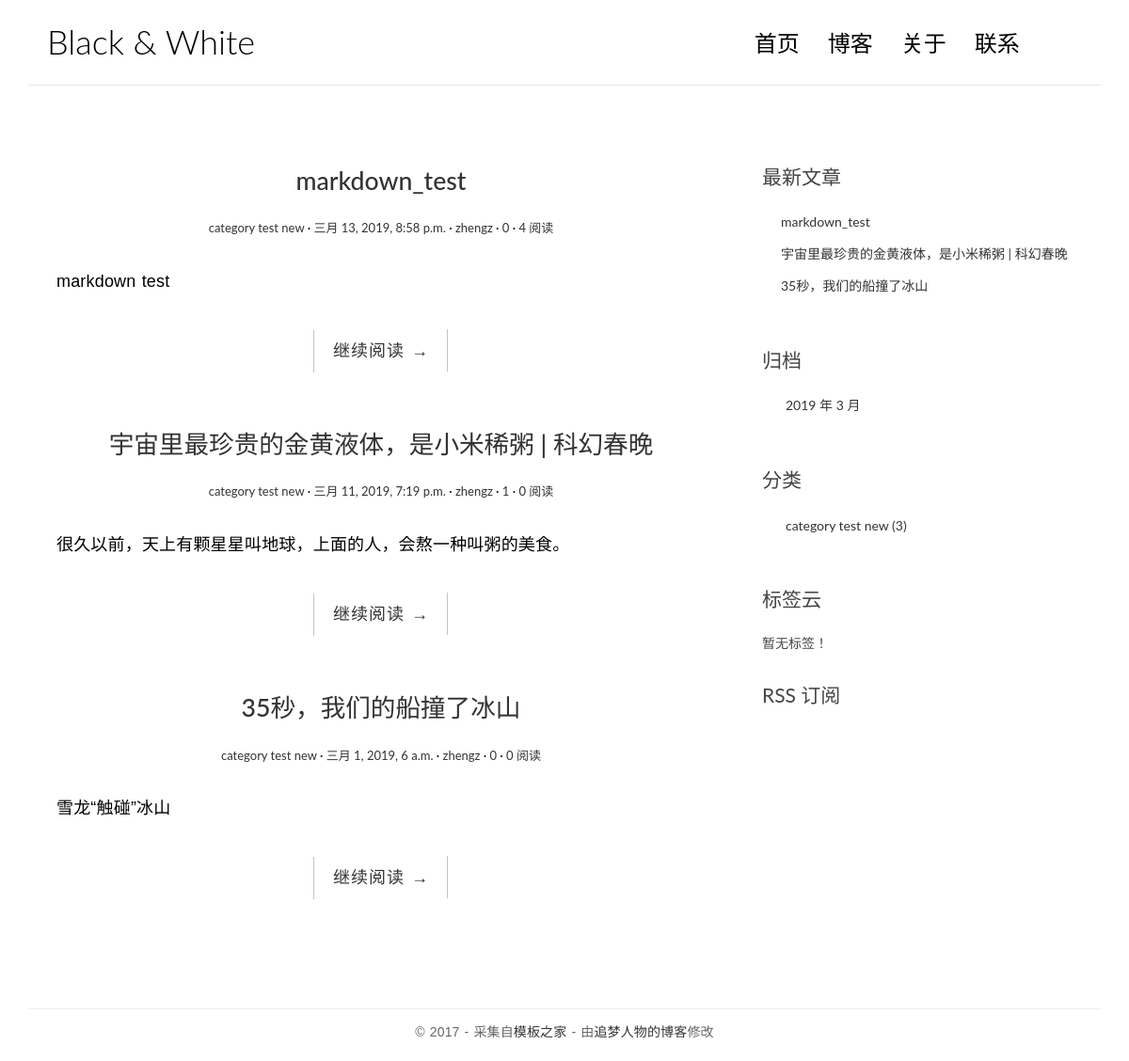
The app's page /, older data.
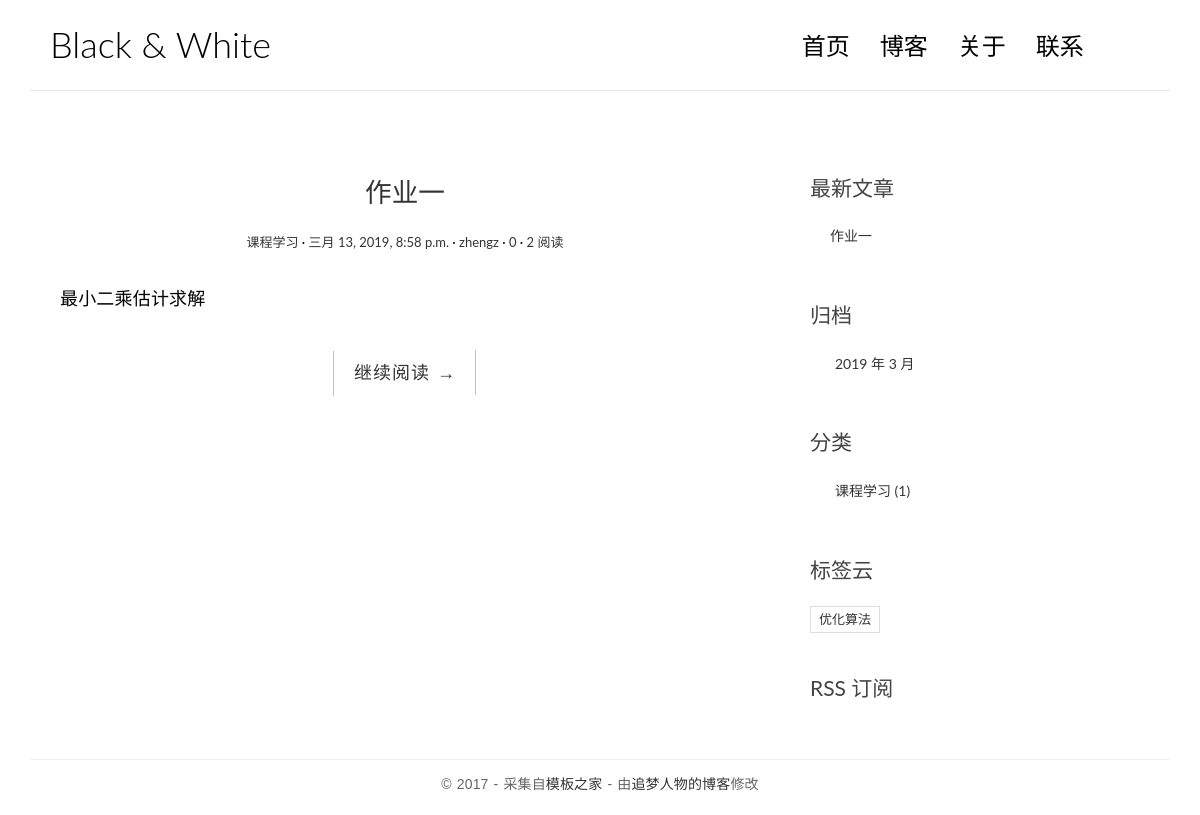
The same page, newer data.
### blog/models.py (models this page shows, shortened)
class Post(models.Model):
	title = models.CharField(max_length=70)
	body = models.TextField()
	create_time = models.DateTimeField()
	modified_time = models.DateTimeField()
	excerpt = models.CharField(max_length=200,blank=True)
	category = models.ForeignKey(Category,on_delete=models.CASCADE)
	tags = models.ManyToManyField(Tag,blank=True)
	author = models.ForeignKey(User,on_delete=models.CASCADE)
	views = models.PositiveIntegerField(default = 0) # 初始值为0
	body = models.TextField()
	excerpt = models.CharField(max_length=200,blank=True)
	def get_absolute_url(self):
		return reverse("blog:detail", kwargs={"pk": self.pk})
	class Meta:
		ordering = ['create_time']

class Category(models.Model):
	name = models.CharField(max_length=100)

class Tag(models.Model):
	name = models.CharField(max_length=100)

### blog/views.py (the view, shortened to what this page needs)
# urls.py: path(r'',views.IndexView.as_view(),name='index'),# 以空字符串开头且以空字符串结尾
class IndexView(ListView):
	model = Post
	template_name = 'blog/index.html'
	context_object_name = 'post_list'
	paginate_by = 10
	def get_queryset(self):
		return super(IndexView,self).get_queryset().order_by('-create_time')
	def get_context_data(self,**kwargs):
		context = super().get_context_data(**kwargs)
		paginator = context.get('paginator')
		page = context.get('page_obj')
		is_paginated = context.get('is_paginated')
		pagination_data = self.pagination_data(paginator,page,is_paginated)
		context.update(pagination_data)
		return context
	def pagination_data(self,paginator,page,is_paginated):
		if not is_paginated:
			return {}

### blog/templatetags/blog_tags.py (called while the page is built)
@register.simple_tag
def get_recent_posts(num=5):
    return Post.objects.all().order_by('-create_time')[:num]

@register.simple_tag
def archives():
    return Post.objects.dates('create_time','month',order='DESC')

@register.simple_tag
def get_categories():
    return Category.objects.annotate(num_posts=Count('post')).filter(num_posts__gt=0)

@register.simple_tag
def get_tags():
    return Tag.objects.annotate(num_posts=Count('post')).filter(num_posts__gt=0)

### blog/templates/blog/index.html (shortened to what this page needs)
{% extends 'base.html' %}
{% block main %}
    {% for post in post_list %}
        <article class="post post-{{ post.pk }}">
            <header class="entry-header">
                <h1 class="entry-title">
                    <a href="{{ post.get_absolute_url }}">{{ post.title }}</a>
                </h1>
                <div class="entry-meta">
                    <span class="post-category"><a href="#">{{ post.category.name }}</a></span>
                    <span class="post-date"><a href="#"><time class="entry-date"
                                                                datetime="{{ post.create_time }}">{{ post.create_time }}</time></a></span>
                    <span class="post-author"><a href="#">{{ post.author }}</a></span>
                    <span class="comments-link"><a href="#">{{ post.comment_set.count }}</a></span>
                    <span class="views-count"><a href="{{ post.get_absolute_url }}">{{ post.views }} 阅读</a></span>
                </div>
            </header>
            <div class="entry-content clearfix">
                <p>{{ post.excerpt }}
                </p>
                <div class="read-more cl-effect-14">
                    <a href="{{ post.get_absolute_url }}" class="more-link">继续阅读 <span class="meta-nav">→</span></a>
                </div>
            </div>
        </article>
    {% empty %}
        <div class="no-post">暂时还没有发布的文章！ </div>
    {% endfor %}
{% endblock main %}

### blog/templates/base.html (shortened to what this page needs)
{% load staticfiles %}
{% load blog_tags %}
<!DOCTYPE html>
<html>
<head>
    <link href="https://cdn.bootcss.com/bootstrap/3.3.7/css/bootstrap.min.css" rel="stylesheet">
    <link rel="stylesheet" href="http://code.ionicframework.com/ionicons/2.0.1/css/ionicons.min.css">
    <link rel="stylesheet" href="{% static 'blog/css/pace.css' %}">
    <link rel="stylesheet" href="{% static 'blog/css/custom.css' %}">
    <link rel="stylesheet" href="{% static 'blog/css/highlights/github.css' %}">
</head>
<body>
<div class="container">
    <header id="site-header">
        <div class="row">
            <div class="col-md-4 col-sm-5 col-xs-8">
                <div class="logo">
                    <h1><a href="{% url 'blog:index' %}"<b>Black</b> &amp; White</a></h1>
                </div>
            </div>
            <div class="col-md-8 col-sm-7 col-xs-4">
                <nav class="main-nav" role="navigation">
                    <div class="collapse navbar-collapse" id="bs-example-navbar-collapse-1">
                        <ul class="nav navbar-nav navbar-right">
                            <li class="cl-effect-11"><a href="{% url 'blog:index' %}" data-hover="首页">首页</a></li>
                            <li class="cl-effect-11"><a href="full-width.html" data-hover="博客">博客</a></li>
                            <li class="cl-effect-11"><a href="about.html" data-hover="关于">关于</a></li>
                            <li class="cl-effect-11"><a href="contact.html" data-hover="联系">联系</a></li>
                        </ul>
                    </div>
                </nav>
            </div>
        </div>
    </header>
</div>
<div class="content-body">
    <div class="container">
        <div class="row">
            <main class="col-md-8">
                {% block main %}
                {% endblock main %}
            </main>
            <aside class="col-md-4">
                <div class="widget widget-recent-posts">
                    <h3 class="widget-title">最新文章</h3>
                    {% get_recent_posts as recent_post_list %}
                    <ul>
                        {% for post in recent_post_list %}
                        <li>
                            <a href="{{ post.get_absolute_url }}">{{ post.title }}</a>
                        </li>
                            {% empty %}
                            暂无文章！
                            {% endfor %}
                    </ul>
                </div>
                <div class="widget widget-archives">
                    <h3 class="widget-title">归档</h3>
                    {% archives as date_list %}
                    <ul>
                        {% for date in date_list %}
                        <li>
                        <a href="{% url 'blog:archives' date.year date.month %}">
                        {{ date.year }} 年 {{ date.month }} 月</a>
                        </li>
                            {% empty %}
                            暂无归档！
                            {% endfor %}
                    </ul>
                </div>
                <div class="widget widget-category">
                    <h3 class="widget-title">分类</h3>
                    {% get_categories as category_list %}
                    <ul>
                        {% for category in category_list %}
                        <li>
                        <a href="{% url 'blog:category' category.pk %}">{{ category.name }} <span class="post-count">({{ category.num_posts }})</span></a>
                        </li>
                        {% empty %}
                        暂无分类！
                        {% endfor %}
                    </ul>
                </div>
                <div class="widget widget-tag-cloud">
                <h3 class="widget-title">标签云</h3>
                {% get_tags as tag_list %}
                <ul>
                    {% for tag in tag_list %}
                    <li>
                    <a href="{% url 'blog:tag' tag.pk %}">{{ tag.name }}</a>
                    </li>
                    {% empty %}
                    暂无标签！
                    {% endfor %}
                </ul>
                </div>
                <div class="rss">
                    <a href=""> RSS 订阅</a>
                </div>
            </aside>
        </div>
    </div>
</div>
<footer id="site-footer">
    <div class="container">
        <div class="row">
            <div class="col-md-12">
                <p class="copyright">&copy 2017 - 采集自<a href="http://www.cssmoban.com/"
                                                        target="_blank" title="模板之家">模板之家</a>
                    - 由<a href="http://zmrenwu.com/" title="网页模板" target="_blank">追梦人物的博客</a>修改
                </p>
            </div>
        </div>
    </div>
</footer>
</body>
</html>

### blog/static/blog/css/custom.css (style rules this page uses)
* { outline: none; }
h1, h2, h3, h4, h5, h6 { margin-top: 0; }
a { color: #333; }
body { color: #444; font-family: 'Lato', sans-serif; }
p { font-family: 'Ubuntu', sans-serif; font-weight: 400; word-spacing: 1px; letter-spacing: 0.01em; }
#site-header { background-color: #FFF; padding: 25px 20px; margin-bottom: 40px; border-bottom: 1px solid #e7e7e7; }
.logo h1 a { color: #000; }
.logo h1 { margin: 0; font-family: 'Lato', sans-serif; font-weight: 300; }
.main-nav { margin-top: 11px; max-width: 95%; }
.main-nav a { color: #000000 !important; padding: 0 0 5px 0 !important; margin-right: 30px; font-family: 'Lato', sans-serif; font-weight: 300; font-size: 24px; }
.cl-effect-11 a { padding: 10px 0; color: #0972b4; text-shadow: none; }
.cl-effect-11 a::before { position: absolute; top: 0; left: 0; overflow: hidden; padding: 0 0 5px 0 !important; max-width: 0; border-bottom: 1px solid #000; color: #000; content: attr(data-hover); white-space: nowrap; -webkit-transition: max-width 0.5s; -moz-transition: max-width 0.5s; transition: max-width 0.5s; }
.content-body { padding-bottom: 4em; }
.post { background: #fff; padding: 30px 30px 0; }
.entry-title { text-align: center; font-size: 1.9em; margin-bottom: 20px; line-height: 1.6; padding: 10px 20px 0; }
.entry-meta { text-align: center; color: #DDDDDD; font-size: 13px; margin-bottom: 30px; }
.entry-content { font-size: 18px; line-height: 1.9; font-weight: 300; color: #000; }
.post-category::after, .post-date::after, .post-author::after, .comments-link::after { content: ' ·'; color: #000; }
.read-more { font-family: 'Ubuntu', sans-serif; font-weight: 400; word-spacing: 1px; letter-spacing: 0.01em; text-align: center; margin-top: 20px; }
.cl-effect-14 a { padding: 0 20px; height: 45px; line-height: 45px; position: relative; display: inline-block; margin: 15px 25px; letter-spacing: 1px; font-weight: 400; text-shadow: 0 0 1px rgba(255, 255, 255, 0.3); }
.cl-effect-14 a::before, .cl-effect-14 a::after { position: absolute; width: 45px; height: 1px; background: #C3C3C3; content: ''; -webkit-transition: all 0.3s; -moz-transition: all 0.3s; transition: all 0.3s; pointer-events: none; }
.cl-effect-14 a::before { top: 0; left: 0; -webkit-transform: rotate(90deg); -moz-transform: rotate(90deg); transform: rotate(90deg); -webkit-transform-origin: 0 0; -moz-transform-origin: 0 0; transform-origin: 0 0; }
.cl-effect-14 a::after { right: 0; bottom: 0; -webkit-transform: rotate(90deg); -moz-transform: rotate(90deg); transform: rotate(90deg); -webkit-transform-origin: 100% 0; -moz-transform-origin: 100% 0; transform-origin: 100% 0; }
.widget { background: #fff; padding: 30px 0 0; }
.widget-title { font-size: 1.5em; margin-bottom: 20px; line-height: 1.6; padding: 10px 0 0; font-weight: 400; }
.widget-recent-posts ul { padding: 0; margin: 0; padding-left: 20px; }
.widget-recent-posts ul li { list-style-type: none; position: relative; line-height: 170%; margin-bottom: 10px; }
.widget-recent-posts ul li::before { content: '\f3d3'; font-family: "Ionicons"; position: absolute; left: -17px; top: 3px; font-size: 16px; color: #000; }
.widget-archives ul { padding: 0; margin: 0; padding-left: 25px; }
.widget-archives ul li { list-style-type: none; position: relative; line-height: 170%; margin-bottom: 10px; }
.widget-archives ul li::before { content: '\f3f3'; font-family: "Ionicons"; position: absolute; left: -25px; top: 1px; font-size: 16px; color: #000; }
.widget-category ul { padding: 0; margin: 0; padding-left: 25px; }
.widget-category ul li { list-style-type: none; position: relative; line-height: 170%; margin-bottom: 10px; }
.widget-category ul li::before { content: '\f3fe'; font-family: "Ionicons"; position: absolute; left: -25px; top: 1px; font-size: 18px; color: #000; }
.widget-tag-cloud ul { padding: 0; margin: 0; margin-right: -10px; }
.widget-tag-cloud ul li { list-style-type: none; font-size: 13px; display: inline-block; margin-right: 10px; margin-bottom: 10px; padding: 3px 8px; border: 1px solid #ddd; }
.rss { font-size: 21px; margin-top: 30px; }
.rss a { color: #444; }
#site-footer { padding-top: 10px; padding: 0 0 1.5em 0; }
.copyright { text-align: center; padding-top: 1em; margin: 0; border-top: 1px solid #eee; color: #666; }

Row changes from the older to the newer data that the page shows:
removed Post: title "宇宙里最珍贵的金黄液体，是小米稀粥 | 科幻春晚", category.name "category test new", create_time "三月 11, 2019, 7:19 p.m.", author "zhengz", comment_set.count "1", views "0", excerpt "很久以前，天上有颗星星叫地球，上面的人，会熬一种叫粥的美食。"
removed Post: title "35秒，我们的船撞了冰山", category.name "category test new", create_time "三月 1, 2019, 6 a.m.", author "zhengz", comment_set.count "0", views "0", excerpt "雪龙“触碰”冰山"
no longer on this page (row unchanged): Category: name "category test new", num_posts "3"
changed Post "zhengz": title "markdown_test" → "作业一"; category.name "category test new" → "课程学习"; views "4" → "2"; excerpt "markdown test" → "最小二乘估计求解"
added Category: name "课程学习", num_posts "1"
added Tag: name "优化算法"
Text that changed along with them:
text no longer shown: "暂无标签！"
